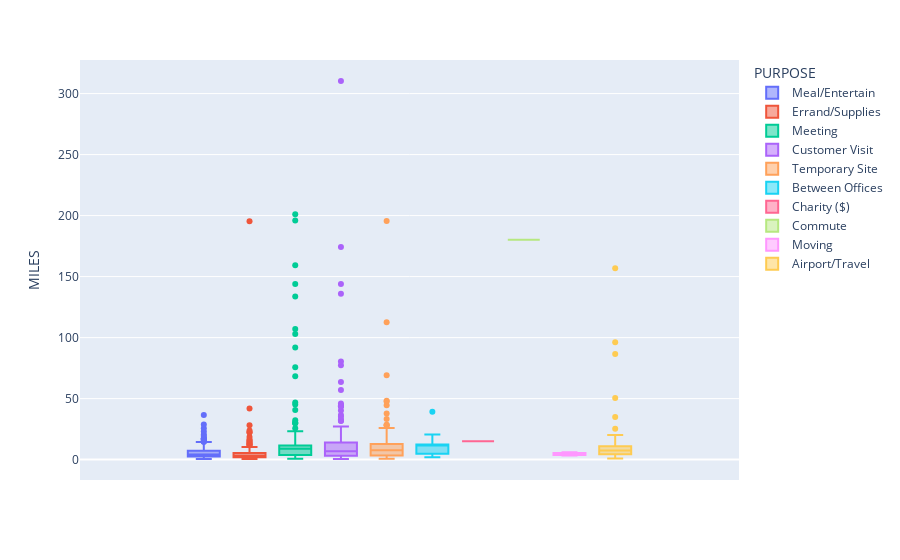

Notebook code for this chart:
### Code cell
px.box(data_frame=df,y='MILES',color='PURPOSE')
#people who are using uber for entertainment, supplies or for office they not going more than 50 miles

### Figure 1 — Plotly figure (JSON) as saved in the notebook; plotly's stock layout.template omitted (floating-point values rounded to 4 significant figures; data arrays with more than 128 entries replaced by an {"elided": "..."} marker saying what was removed)
{"data": [{"alignmentgroup": "True", "hovertemplate": "PURPOSE=Meal/Entertain<br>MILES=%{y}<extra></extra>", "legendgroup": "Meal/Entertain", "marker": {"color": "#636efa"}, "name": "Meal/Entertain", "notched": false, "offsetgroup": "Meal/Entertain", "orientation": "v", "showlegend": true, "type": "box", "x0": " ", "xaxis": "x", "y": {"elided": "245 float values"}, "y0": " ", "yaxis": "y"}, {"alignmentgroup": "True", "hovertemplate": "PURPOSE=Errand/Supplies<br>MILES=%{y}<extra></extra>", "legendgroup": "Errand/Supplies", "marker": {"color": "#EF553B"}, "name": "Errand/Supplies", "notched": false, "offsetgroup": "Errand/Supplies", "orientation": "v", "showlegend": true, "type": "box", "x0": " ", "xaxis": "x", "y": {"elided": "173 float values"}, "y0": " ", "yaxis": "y"}, {"alignmentgroup": "True", "hovertemplate": "PURPOSE=Meeting<br>MILES=%{y}<extra></extra>", "legendgroup": "Meeting", "marker": {"color": "#00cc96"}, "name": "Meeting", "notched": false, "offsetgroup": "Meeting", "orientation": "v", "showlegend": true, "type": "box", "x0": " ", "xaxis": "x", "y": {"elided": "308 float values"}, "y0": " ", "yaxis": "y"}, {"alignmentgroup": "True", "hovertemplate": "PURPOSE=Customer Visit<br>MILES=%{y}<extra></extra>", "legendgroup": "Customer Visit", "marker": {"color": "#ab63fa"}, "name": "Customer Visit", "notched": false, "offsetgroup": "Customer Visit", "orientation": "v", "showlegend": true, "type": "box", "x0": " ", "xaxis": "x", "y": {"elided": "155 float values"}, "y0": " ", "yaxis": "y"}, {"alignmentgroup": "True", "hovertemplate": "PURPOSE=Temporary Site<br>MILES=%{y}<extra></extra>", "legendgroup": "Temporary Site", "marker": {"color": "#FFA15A"}, "name": "Temporary Site", "notched": false, "offsetgroup": "Temporary Site", "orientation": "v", "showlegend": true, "type": "box", "x0": " ", "xaxis": "x", "y": {"elided": "196 float values"}, "y0": " ", "yaxis": "y"}, {"alignmentgroup": "True", "hovertemplate": "PURPOSE=Between Offices<br>MILES=%{y}<extra></extra>", "legendgroup": "Between Offices", "marker": {"color": "#19d3f3"}, "name": "Between Offices", "notched": false, "offsetgroup": "Between Offices", "orientation": "v", "showlegend": true, "type": "box", "x0": " ", "xaxis": "x", "y": [11.4, 11.9, 7.2, 4.2, 4.9, 4.8, 6.2, 20.5, 4, 12.4, 1.9, 11.8, 11.8, 13.2, 12.2, 39.2, 13.3, 6.1], "y0": " ", "yaxis": "y"}, {"alignmentgroup": "True", "hovertemplate": "PURPOSE=Charity ($)<br>MILES=%{y}<extra></extra>", "legendgroup": "Charity ($)", "marker": {"color": "#FF6692"}, "name": "Charity ($)", "notched": false, "offsetgroup": "Charity ($)", "orientation": "v", "showlegend": true, "type": "box", "x0": " ", "xaxis": "x", "y": [15.1], "y0": " ", "yaxis": "y"}, {"alignmentgroup": "True", "hovertemplate": "PURPOSE=Commute<br>MILES=%{y}<extra></extra>", "legendgroup": "Commute", "marker": {"color": "#B6E880"}, "name": "Commute", "notched": false, "offsetgroup": "Commute", "orientation": "v", "showlegend": true, "type": "box", "x0": " ", "xaxis": "x", "y": [180.2], "y0": " ", "yaxis": "y"}, {"alignmentgroup": "True", "hovertemplate": "PURPOSE=Moving<br>MILES=%{y}<extra></extra>", "legendgroup": "Moving", "marker": {"color": "#FF97FF"}, "name": "Moving", "notched": false, "offsetgroup": "Moving", "orientation": "v", "showlegend": true, "type": "box", "x0": " ", "xaxis": "x", "y": [4.1, 6.1, 3.3, 4.7], "y0": " ", "yaxis": "y"}, {"alignmentgroup": "True", "hovertemplate": "PURPOSE=Airport/Travel<br>MILES=%{y}<extra></extra>", "legendgroup": "Airport/Travel", "marker": {"color": "#FECB52"}, "name": "Airport/Travel", "notched": false, "offsetgroup": "Airport/Travel", "orientation": "v", "showlegend": true, "type": "box", "x0": " ", "xaxis": "x", "y": [7.6, 7.7, 12.2, 1.4, 20.2, 9.8, 6.3, 4.9, 1.5, 10.9, 19, 19, 7.9, 4.1, 18.7, 8.7, 7.5, 7.7, 4.4, 5, 1.9, 7.9, 17.7, 25.2, 96.2, 35, 5.5, 50.4, 9.2, 7.3, 5, 3.8, 3.9, 7.4, 1.5, 7.9, 2.9, 3.4, 3.8, 5.9, 9.6, 7, 0.9, 86.6, 156.9, 10.1, 6.2, 5.3, 12.1, 10.8, 4.3, 2.5, 4.8, 4.1], "y0": " ", "yaxis": "y"}], "layout": {"boxmode": "group", "legend": {"title": {"text": "PURPOSE"}, "tracegroupgap": 0}, "margin": {"t": 60}, "xaxis": {"anchor": "y", "domain": [0, 1]}, "yaxis": {"anchor": "x", "domain": [0, 1], "title": {"text": "MILES"}}}}
